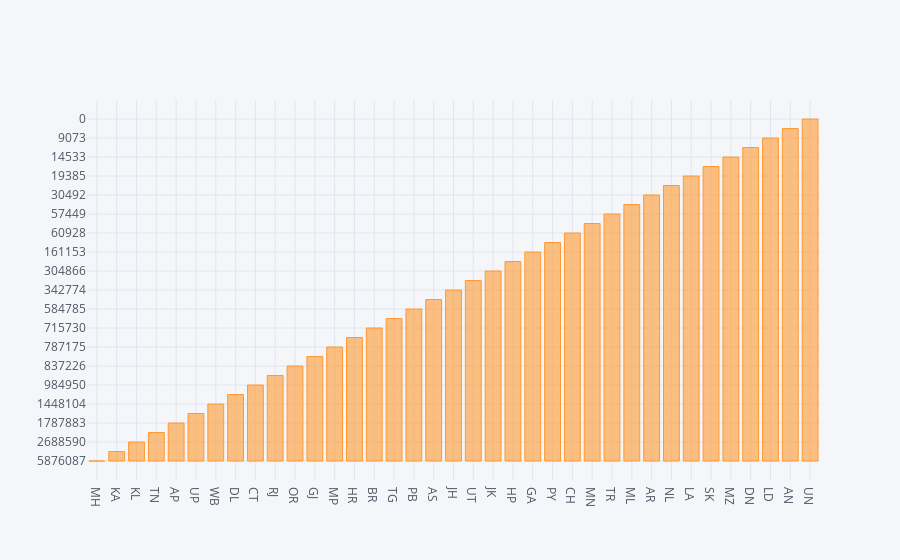

The notebook cell saved with this chart:
### Markdown cell above
###### Graphical Represantaion

### Code cell
#Pandas vis
#df.plot(kind='bar',x='statecode',y='confirmed')
#plt.show()
#Plotly
df.iplot(kind='bar',x='statecode',y='confirmed')

### Figure 1 — Plotly figure (JSON) as saved in the notebook; plotly's stock layout.template omitted (floating-point values rounded to 4 significant figures)
{"data": [{"marker": {"color": "rgba(255, 153, 51, 0.6)", "line": {"color": "rgba(255, 153, 51, 1.0)", "width": 1}}, "name": "confirmed", "orientation": "v", "text": "", "type": "bar", "x": ["MH", "KA", "KL", "TN", "AP", "UP", "WB", "DL", "CT", "RJ", "OR", "GJ", "MP", "HR", "BR", "TG", "PB", "AS", "JH", "UT", "JK", "HP", "GA", "PY", "CH", "MN", "TR", "ML", "AR", "NL", "LA", "SK", "MZ", "DN", "LD", "AN", "UN"], "y": ["5876087", "2739290", "2688590", "2308838", "1787883", "1701072", "1448104", "1430433", "984950", "948562", "837226", "818351", "787175", "764633", "715730", "598611", "584785", "450201", "342774", "335866", "304866", "197438", "161153", "111255", "60928", "58081", "57449", "40586", "30492", "23350", "19385", "17943", "14533", "10448", "9073", "7197", "0"]}], "layout": {"legend": {"bgcolor": "#F5F6F9", "font": {"color": "#4D5663"}}, "paper_bgcolor": "#F5F6F9", "plot_bgcolor": "#F5F6F9", "title": {"font": {"color": "#4D5663"}}, "xaxis": {"gridcolor": "#E1E5ED", "showgrid": true, "tickfont": {"color": "#4D5663"}, "title": {"font": {"color": "#4D5663"}, "text": ""}, "zerolinecolor": "#E1E5ED"}, "yaxis": {"gridcolor": "#E1E5ED", "showgrid": true, "tickfont": {"color": "#4D5663"}, "title": {"font": {"color": "#4D5663"}, "text": ""}, "zerolinecolor": "#E1E5ED"}}}
